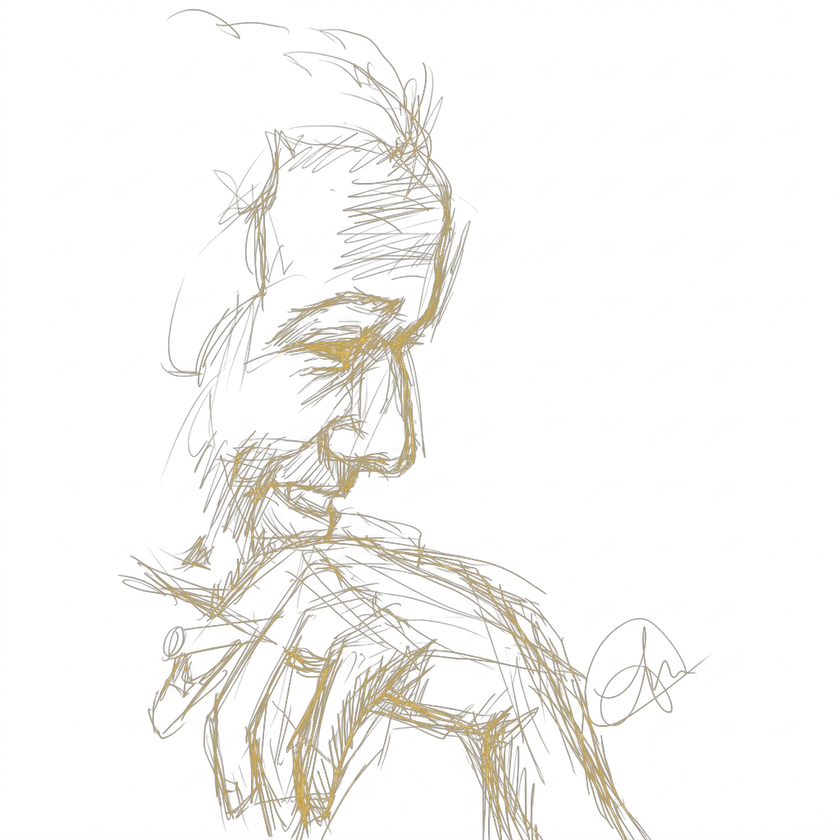
#> input picture assets/img/me_sketch_cleaned.png, 840 x 840 px, shrunk from 1024 x 1024 before the run
$ python alpha_extract.py
#> lines starting #> are read from the running program, lines starting #| are printed output that depends on the picture
import sys
from PIL import Image

def make_transparent(input_path):
#> called with input_path = 'assets/img/me_sketch_cleaned.png'
    img = Image.open(input_path).convert('RGBA')
#> img is the input picture: PIL image 840x840 RGBA; mean R, G, B, A 15, 13.3, 9.5, 15.2
    W, H = img.size
#> W = 840; H = 840
    data = img.getdata()
    new_data = []

    for item in data:
        r, g, b, a = item
        L = 0.299 * r + 0.587 * g + 0.114 * b
        # Any near-black pixel gets 0 alpha
        # Bright lines get full/partial alpha
        alpha = int(L * 1.5)  # boost opacity of lines

        # We can also softly fade the left/bottom edges strictly if there's a harsh crop line.
        # But Luminance to Alpha natively hides the dark background box perfectly.
        alpha = max(0, min(255, alpha))

        # Ensure pure colors, but driven by alpha
        new_data.append((r, g, b, alpha))
#> this loop made 705600 passes
#> (item, a) on passes 1 to 3: ((0, 0, 0, 2), 2), ((0, 0, 0, 4), 4), ((0, 0, 0, 0), 0)
#> after the loop, new_data = 705600 items

    img.putdata(new_data)
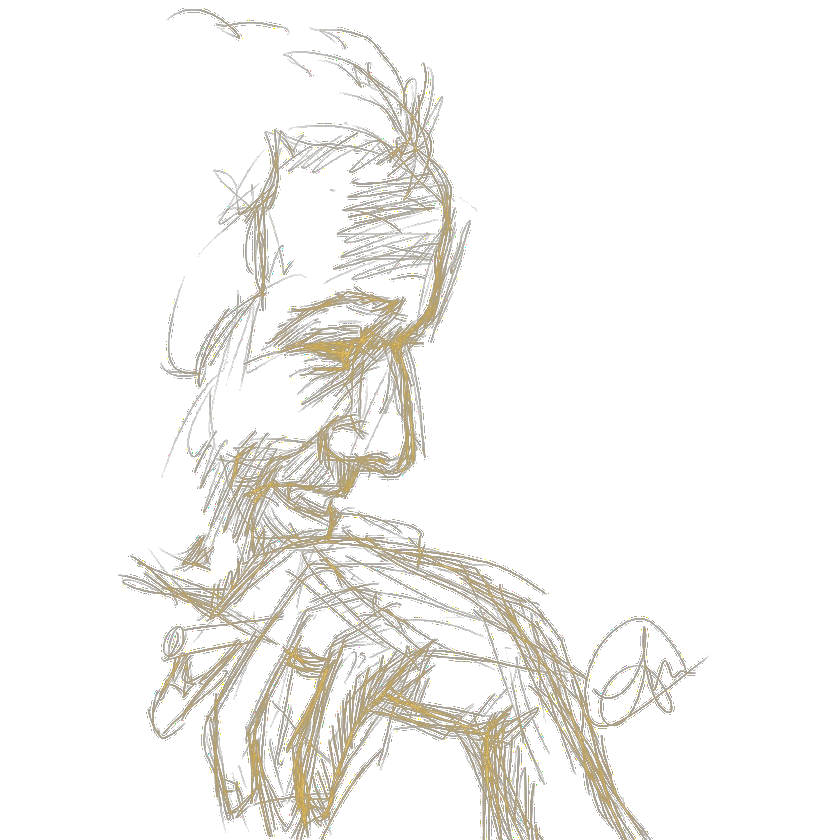
#> img: PIL image 840x840 RGBA; mean R, G, B, A 15, 13.3, 9.5, 19.6; transparent parts drawn white
    img.save(input_path, 'PNG')
    print("Background stripped to pure transparency.")

if __name__ == "__main__":
    make_transparent('assets/img/me_sketch_cleaned.png')

$ run again, with assets/img/fig_scalar_phase.png copied over assets/img/me_sketch_cleaned.png
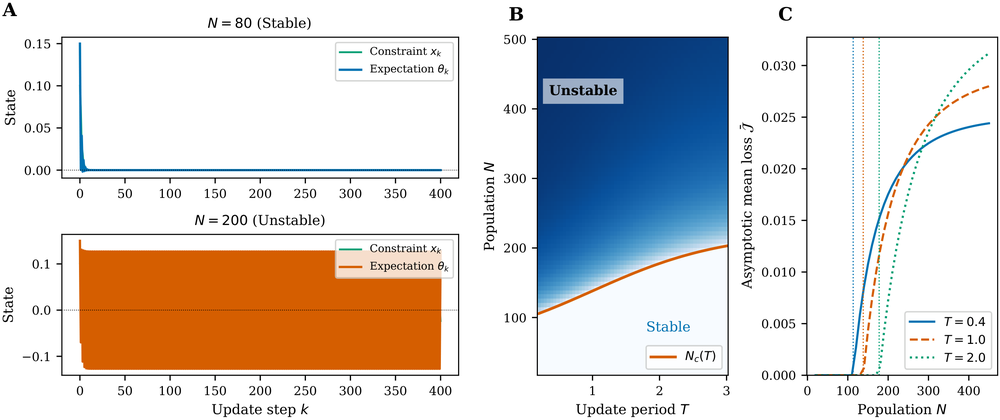
#> input picture assets/img/fig_scalar_phase.png, 1000 x 420 px, shrunk from 2733 x 1148 before the run
#> the loop in make_transparent, `for item in data:` made 420000 passes
#> (r, g, b, L) on passes 1 to 3: (255, 255, 255, 255), (255, 255, 255, 255), (255, 255, 255, 255)
#> after the loop in make_transparent, `for item in data:`: new_data = 420000 items
#> in make_transparent, `img.putdata(new_data)`:
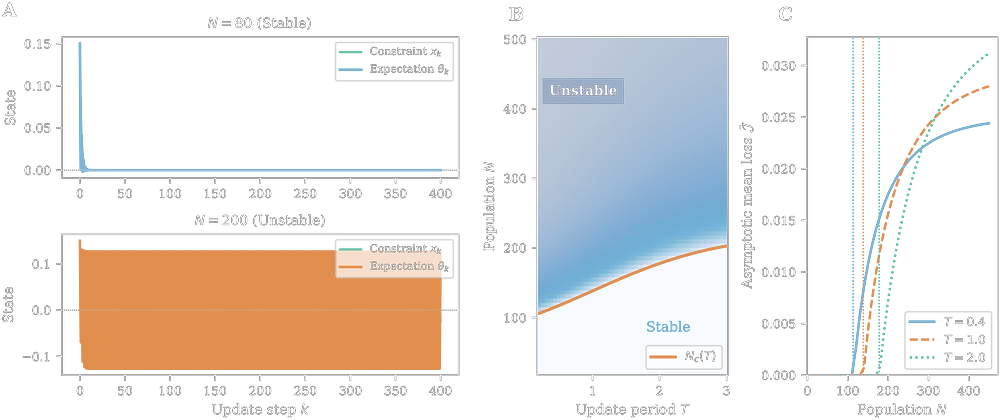
#> img: PIL image 1000x420 RGBA; mean R, G, B, A 217.8, 213.3, 210.9, 227.9; transparent parts drawn white

$ run again, with assets/img/fig_stochastic_signatures.png copied over assets/img/me_sketch_cleaned.png
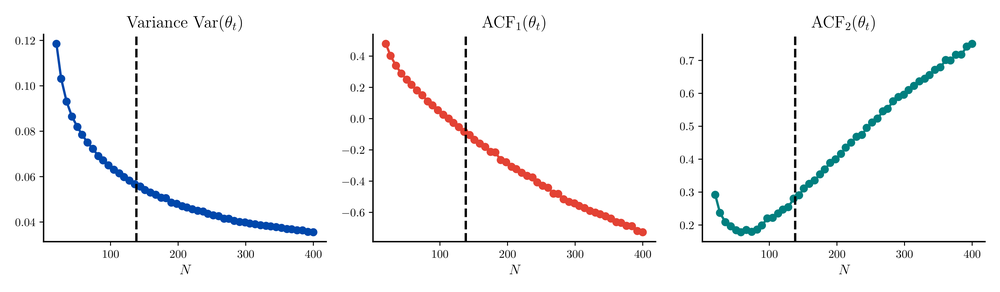
#> input picture assets/img/fig_stochastic_signatures.png, 1000 x 292 px, shrunk from 3600 x 1050 before the run
#> after the loop in make_transparent, `for item in data:`: new_data = 292000 items
#> in make_transparent, `img.putdata(new_data)`:
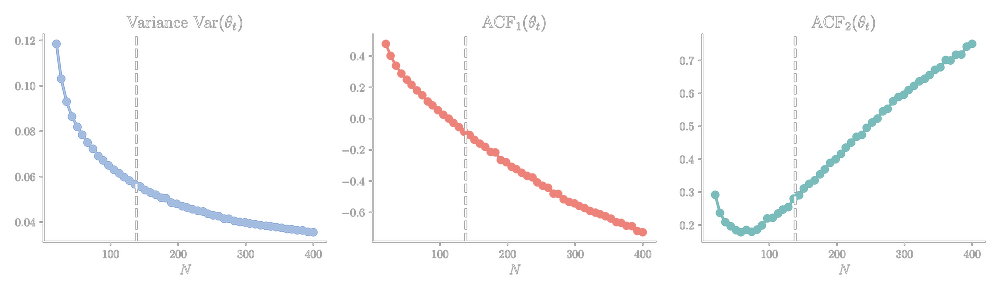
#> img: PIL image 1000x292 RGBA; mean R, G, B, A 246.3, 246.6, 247.3, 249.4; transparent parts drawn white
